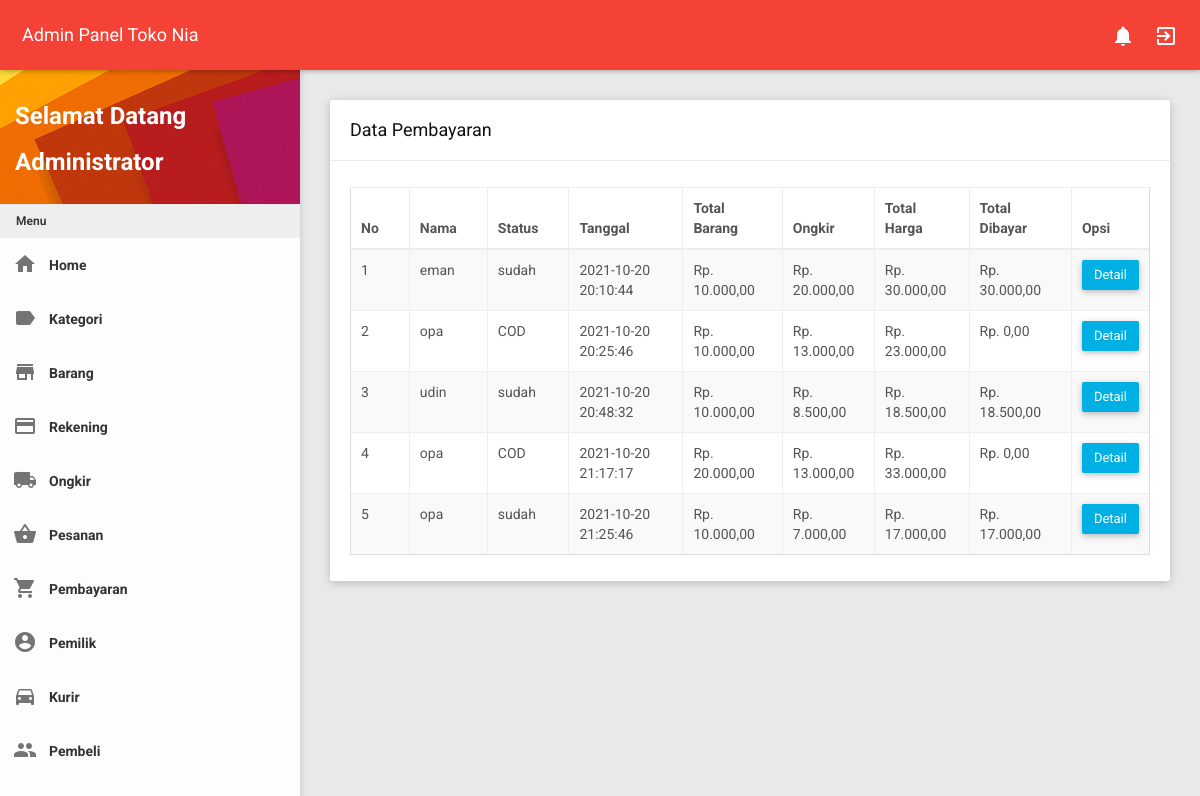
Page /admin/admin.php?page=pembayaran (signed in) on the committed database.
### tables this page shows
CREATE TABLE `pembayaran` (
  `id_pembayaran` int(11) NOT NULL,
  `id_pesanan` int(11) NOT NULL,
  `id_rekening` int(11) DEFAULT NULL,
  `id_admin` int(11) DEFAULT NULL,
  `id_kurir` int(11) DEFAULT NULL,
  `tipe_pembayaran` enum('tunai','transfer') NOT NULL,
  `foto_transfer` varchar(250) DEFAULT NULL,
  `status` enum('sudah','belum','COD') NOT NULL,
  `tanggal` datetime NOT NULL DEFAULT CURRENT_TIMESTAMP,
  `total_harga` int(11) NOT NULL,
  `total_dibayar` int(11) NOT NULL
);

CREATE TABLE `pembeli` (
  `id_pembeli` int(11) NOT NULL,
  `username` varchar(250) NOT NULL,
  `password` varchar(250) NOT NULL,
  `nama` varchar(250) NOT NULL,
  `jenis_kelamin` varchar(250) NOT NULL,
  `telepon` varchar(250) NOT NULL,
  `alamat` text NOT NULL
);

CREATE TABLE `pesanan` (
  `id_pesanan` int(11) NOT NULL,
  `id_pembeli` int(11) NOT NULL,
  `id_kurir` int(11) DEFAULT NULL,
  `id_ongkir` int(11) DEFAULT NULL,
  `status` enum('pesan','proses','menunggu','dikirim','diterima','bayar') NOT NULL,
  `alamat` text,
  `kecamatan` varchar(250) DEFAULT NULL,
  `ongkir` int(11) DEFAULT NULL,
  `tanggal` datetime NOT NULL DEFAULT CURRENT_TIMESTAMP
);

### admin/page/pembayaran.php (the view)
<div class="row clearfix">
    <div class="col-lg-12 col-md-12 col-sm-12 col-xs-12">
        <div class="card">
            <div class="header">
                <h2>
                    Data Pembayaran
                </h2>
            </div>
            <div class="body">
                <div class="table-responsive">
                    <table class="table table-bordered table-striped table-hover js-basic-example dataTable">
                        <thead>
                            <tr>
                                <th>No</th>
                                <th>Nama</th>
                                <th>Status</th>
                                <th>Tanggal</th>
                                <th>Total Barang</th>
                                <th>Ongkir</th>
                                <th>Total Harga</th>
                                <th>Total Dibayar</th>
                                <th>Opsi</th>
                            </tr>
                        </thead>
                        <tbody>
                            <?php
                                $sql = "SELECT pb.*,pl.nama,pe.ongkir,((SELECT SUM((SELECT (pr.harga * pd.quantity) FROM barang pr WHERE pr.id_barang = pd.id_barang)) FROM pesanan_detail pd WHERE pd.id_pesanan = pe.id_pesanan AND pd.id_barang)) as total_harga_barang FROM `pembayaran` pb LEFT JOIN pesanan pe ON pb.id_pesanan = pe.id_pesanan LEFT JOIN pembeli pl ON pe.id_pembeli = pl.id_pembeli";
                              $stmt = $pdo->prepare($sql);
                              $stmt->execute();
                              $i = 0;
                              while($row = $stmt->fetch()){?>
                              <tr>
                                  <td><?=($i+1);?></td>
                                  <td><?=$row['nama'];?></td>
                                  <td><?=$row['status'];?></td>
                                  <td><?=$row['tanggal'];?></td>
                                  <td>Rp. <?=number_format($row['ongkir'], 2, ",", ".");?></td>
                                  <td>Rp. <?=number_format($row['total_harga_barang'], 2, ",", ".");?></td>
                                  <td>Rp. <?=number_format($row['total_harga'], 2, ",", ".");?></td>
                                  <td>Rp. <?=number_format($row['total_dibayar'], 2, ",", ".");?></td>
                                  <td>
                                    <a class="btn btn-info" href="?page=pembayaran&act=detail&id=<?=$row["id_pembayaran"];?>" role="button">Detail</a>
                                  </td>
                              </tr>
                              <?php
                              $i++;}?>
                        </tbody>
                    </table>
                </div>
            </div>
        </div>
    </div>
</div>

### rows in the picture
pembayaran: pembeli.nama "eman", status "sudah", tanggal "2021-10-20 20:10:44", id_pesanan.ongkir "10.000,00", total_harga_barang "20.000,00", total_harga "30.000,00", total_dibayar "30.000,00"
pembayaran: pembeli.nama "opa", status "COD", tanggal "2021-10-20 20:25:46", id_pesanan.ongkir "10.000,00", total_harga_barang "13.000,00", total_harga "23.000,00", total_dibayar "0,00"
pembayaran: pembeli.nama "udin", status "sudah", tanggal "2021-10-20 20:48:32", id_pesanan.ongkir "10.000,00", total_harga_barang "8.500,00", total_harga "18.500,00", total_dibayar "18.500,00"
pembayaran: pembeli.nama "opa", status "COD", tanggal "2021-10-20 21:17:17", id_pesanan.ongkir "20.000,00", total_harga_barang "13.000,00", total_harga "33.000,00", total_dibayar "0,00"
pembayaran: pembeli.nama "opa", status "sudah", tanggal "2021-10-20 21:25:46", id_pesanan.ongkir "10.000,00", total_harga_barang "7.000,00", total_harga "17.000,00", total_dibayar "17.000,00"

### other values in the picture
$_SESSION['nama'] "Administrator"
